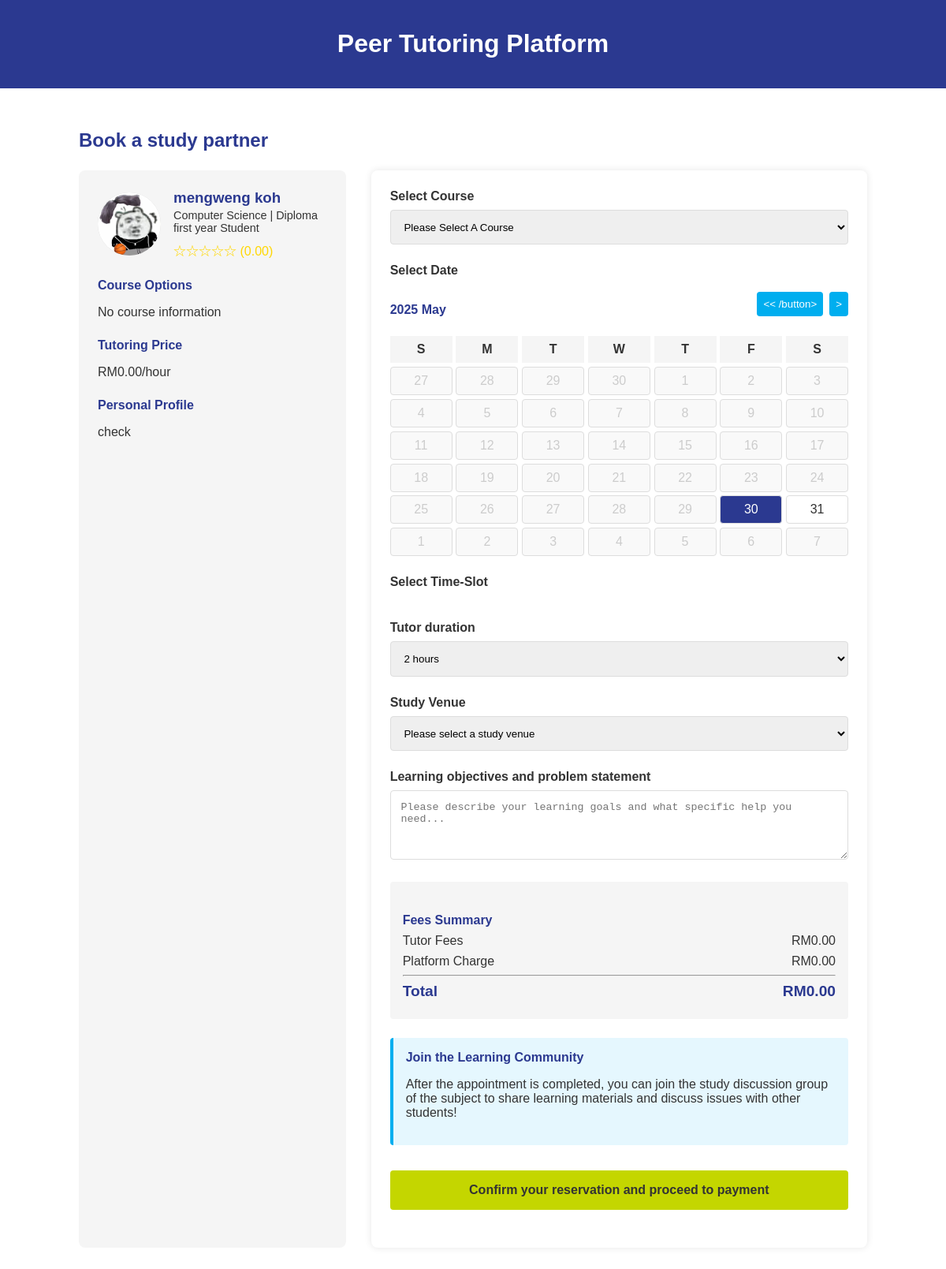
The app's page /appointments.php?tutor_id=16 (signed in), older data.
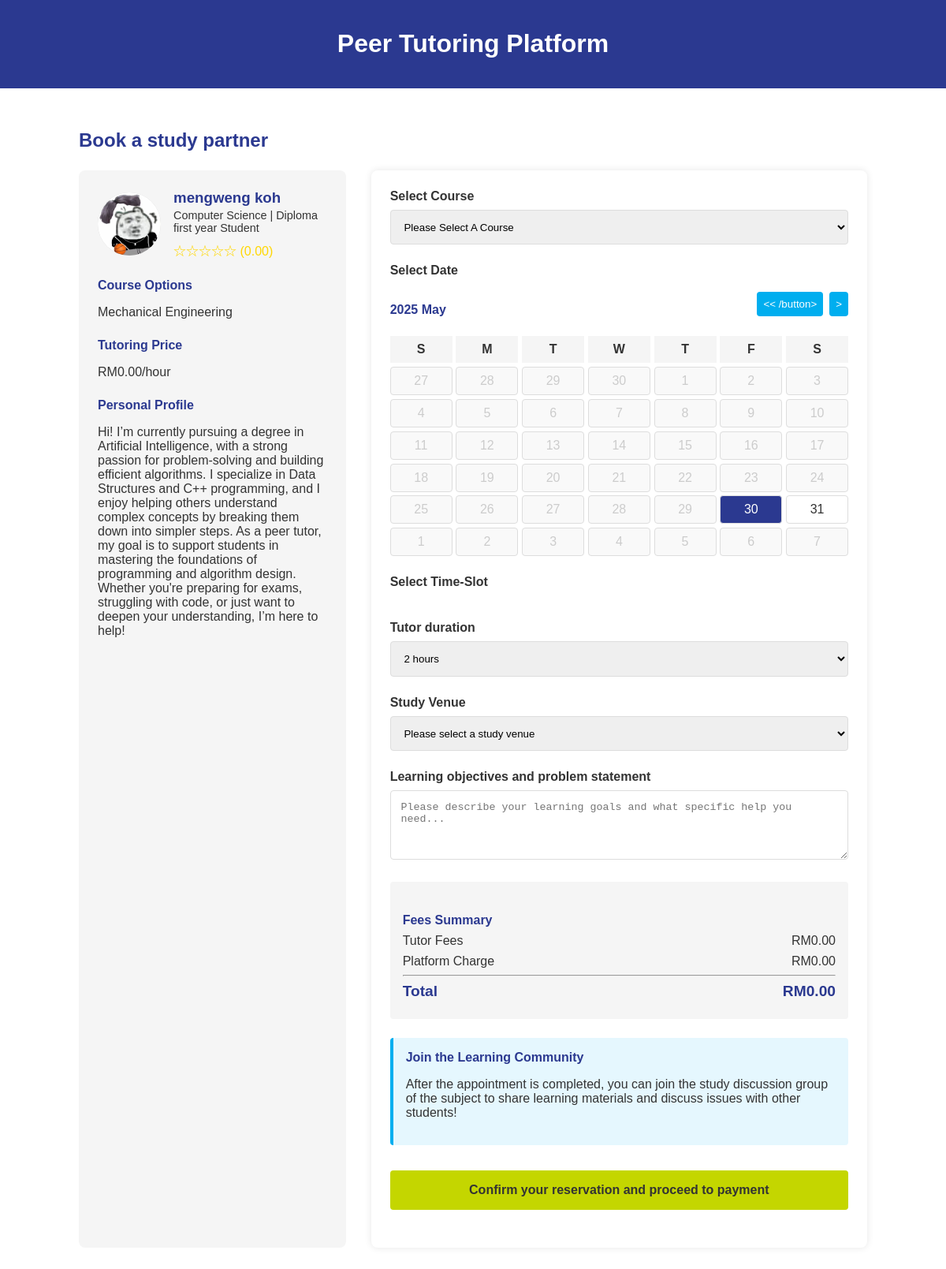
The same page, newer data.
### tables this page shows
CREATE TABLE `tutorprofile` (
  `user_id` int(11) NOT NULL,
  `major` varchar(100) DEFAULT NULL,
  `year` varchar(50) DEFAULT NULL,
  `bio` text DEFAULT NULL,
  `qualifications` text DEFAULT NULL,
  `is_verified` tinyint(1) DEFAULT 0,
  `rating` decimal(3,2) DEFAULT 0.00,
  `total_sessions` int(11) DEFAULT 0
);

CREATE TABLE `user` (
  `user_id` int(11) NOT NULL,
  `username` varchar(50) NOT NULL,
  `password` varchar(255) DEFAULT NULL,
  `email` varchar(100) NOT NULL,
  `role` enum('student','tutor','admin') NOT NULL,
  `first_name` varchar(50) NOT NULL,
  `last_name` varchar(50) NOT NULL,
  `phone` varchar(20) DEFAULT NULL,
  `profile_image` varchar(255) DEFAULT NULL,
  `is_active` tinyint(1) DEFAULT 1,
  `created_at` timestamp NOT NULL DEFAULT current_timestamp(),
  `last_login` datetime DEFAULT NULL
);

### appointments.php (the view, shortened to what the changed rows need)
<?php
$servername = "localhost";
$username = "root";
$password = "";
$dbname = "peer_tutoring_platform";
$conn = new mysqli($servername, $username, $password, $dbname);
$tutor_id = isset($_GET['tutor_id']) ? intval($_GET['tutor_id']) : 1;
$tutor_query = "SELECT u.*, tp.* FROM user u
                JOIN tutorprofile tp ON u.user_id = tp.user_id
                WHERE u.user_id = ? AND u.role = 'tutor'";
$stmt = $conn->prepare($tutor_query);
$stmt->bind_param("i", $tutor_id);
$stmt->execute();
$tutor_result = $stmt->get_result();
$tutor = $tutor_result->fetch_assoc();
$courses_query = "SELECT c.*, ts.hourly_rate FROM courses c
                 JOIN tutorsubject ts ON c.course_id = ts.course_id
                 WHERE ts.tutor_id = ?";
$stmt = $conn->prepare($courses_query);
$stmt->bind_param("i", $tutor_id);
$stmt->execute();
$courses_result = $stmt->get_result();
$courses = [];
while ($row = $courses_result->fetch_assoc()) {
    $courses[] = $row;
}
?>
<!DOCTYPE html>
<html lang="zh">
<head>
</head>
<body>
    <header>
        <h1>Peer Tutoring Platform</h1>
    </header>
    <div class="container">
        <h2>Book a study partner</h2>
        <div class="appointment-section">
            <div class="tutor-info">
                <div class="tutor-profile">
                    <div class="tutor-image">
                        <?php if (!empty($tutor['profile_image'])): ?>
                            <img src="<?php echo htmlspecialchars($tutor['profile_image']); ?>" alt="study partner avatar" class="tutor-image">
                        <?php endif; ?>
                    </div>
                    <div class="tutor-details">
                        <h3><?php echo htmlspecialchars($tutor['first_name'] . ' ' . $tutor['last_name']); ?></h3>
                        <p><?php echo htmlspecialchars($tutor['major']); ?> | <?php echo htmlspecialchars($tutor['year']); ?> Student</p>
                        <div class="rating">
                            <?php
                            $rating = $tutor['rating'];
                            for ($i = 1; $i <= 5; $i++) {
                                if ($i <= floor($rating)) {
                                    echo "★";
                                } elseif ($i - 0.5 <= $rating) {
                                    echo "★";
                                } else {
                                    echo "☆";
                                }
                            }
                            echo " ({$rating})";
                            ?>
                        </div>
                    </div>
                </div>
                <div class="tutor-subjects">
                    <h4>Course Options</h4>
                    <p>
                        <?php
                        if (count($courses) > 0) {
                            $course_names = array_column($courses, 'course_name');
                            echo htmlspecialchars(implode(', ', $course_names));
                        } else {
                            echo "No course information";
                        }
                        ?>
                    </p>
                </div>
                <div class="tutor-bio">
                    <h4>Personal Profile</h4>
                    <p><?php echo htmlspecialchars($tutor['bio']); ?></p>
                </div>
            </div>
        </div>
    </div>
</body>
</html>

Row changes from the older to the newer data that the page shows:
changed tutorprofile "Computer Science": bio "check" → "Hi! I’m currently pursuing a degree in Artificial Intelligence, with a strong passion for problem-solving and building efficient algorithms. I specialize in Data Structures and C++ programming, and I enjoy helping others understand complex concepts by breaking them down into simpler steps. As a peer tutor, my goal is to support students in mastering the foundations of programming and algorithm design. Whether you're preparing for exams, struggling with code, or just want to deepen your understanding, I’m here to help!"
Text that changed along with them:
implode(', ', $course_names): (not shown) → "Mechanical Engineering"
text no longer shown: "No course information"
